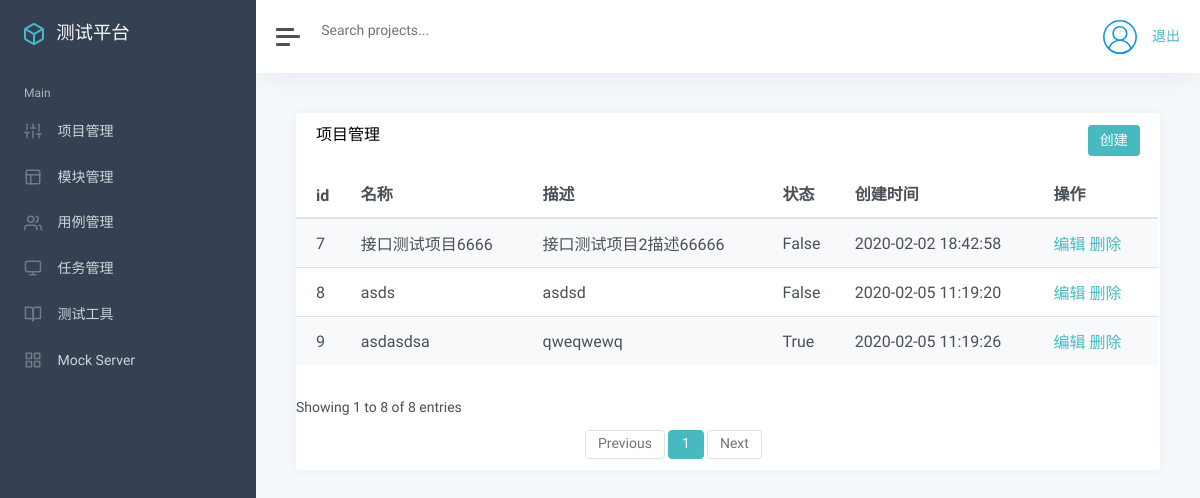
/manage/ (signed in), run on an earlier commit of the app's database.
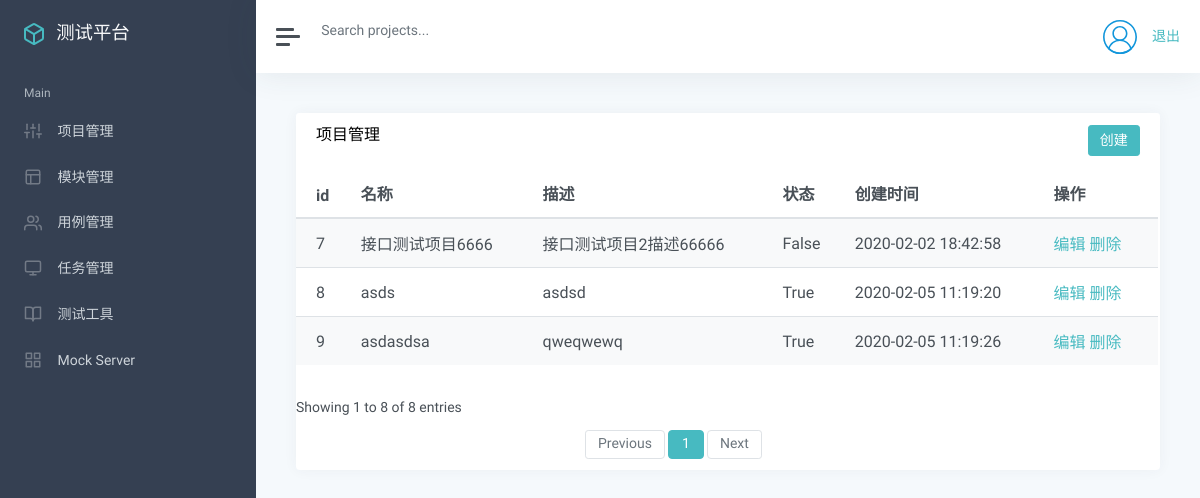
And on a later commit of the database.
### app_manage/models.py (models this page shows, shortened)
class Project(models.Model):
    name = models.CharField("名称", max_length=100, null=False, default="")
    describe = models.TextField("描述", default="")
    status = models.BooleanField("状态：", default=True)
    update_time = models.DateTimeField("更新时间", auto_now=True)
    create_time = models.DateTimeField("创建时间", auto_now_add=True)

### app_manage/views/project_view.py (the view)
# urls.py: path('', project_view.list_project),
@login_required
def list_project(request):
    username = request.COOKIES.get('user', '')
    projects_list = Project.objects.all()
    return render(request, "project/list.html", {"projects":projects_list,
                                                 "user":username})

### templates/project/list.html (shortened to what this page needs)
{% extends "manage.html" %}
{% block manage %}
<div class="card flex-fill">
    <div class="card-header">
        <h5 class="card-title mb-0" style="float:left">项目管理</h5>
        <button onclick="add()" type="button" class="btn btn-primary" style="float:right">创建</button>
    </div>
    <div id="datatables-dashboard-traffic_wrapper" class="dataTables_wrapper dt-bootstrap4 no-footer">
        <div class="row">
            <div class="col-sm-12">
                <table id="datatables-dashboard-traffic" style="able-layout:fixed;"
                    class="table table-striped my-0 dataTable no-footer" role="grid"
                    aria-describedby="datatables-dashboard-traffic_info">
                    <thead>
                        <tr role="row">
                            <th>id</th>
                            <th>名称</th>
                            <th>描述</th>
                            <th>状态</th>
                            <th>创建时间</th>
                            <th>操作</th>
                        </tr>
                    </thead>
                    <tbody>
                        {% for p in projects %}
                        <tr role="row" class="odd">
                            <td>{{p.id}}</td>
                            <td>{{p.name}}</td>
                            <td>{{p.describe}}</td>
                            <td>{{p.status}}</td>
                            <td>{{p.create_time |date:"Y-m-d H:i:s"}}</td>
                            <td>
                                <a href="/manage/project_edit/{{ p.id }}/">编辑</a>
                                <a href="/manage/project_delete/{{ p.id }}/">删除</a>
                            </td>
                        </tr>
                        {% endfor %}
                    </tbody>
                </table>
            </div>
        </div>
        <div class="row">
            <div class="col-sm-12 col-md-5">
                <div class="dataTables_info" id="datatables-dashboard-traffic_info" role="status" aria-live="polite"></div>
                    Showing 1 to 8 of 8 entries</div>
            </div>
            <div class="col-sm-12 col-md-7">
                <div class="dataTables_paginate paging_simple_numbers" id="datatables-dashboard-traffic_paginate">
                    <ul class="pagination">
                        <li class="paginate_button page-item previous disabled"
                            id="datatables-dashboard-traffic_previous"><a href="#"
                                aria-controls="datatables-dashboard-traffic" data-dt-idx="0" tabindex="0"
                                class="page-link">Previous</a></li>
                        <li class="paginate_button page-item active"><a href="#"
                                aria-controls="datatables-dashboard-traffic" data-dt-idx="1" tabindex="0"
                                class="page-link">1</a>
                        </li>
                        <li class="paginate_button page-item next disabled" id="datatables-dashboard-traffic_next"><a
                                href="#" aria-controls="datatables-dashboard-traffic" data-dt-idx="2" tabindex="0"
                                class="page-link">Next</a>
                        </li>
                    </ul>
                </div>
            </div>
        </div>
    </div>
</div>
{% endblock %}

### templates/manage.html (shortened to what this page needs)
{% extends "base.html" %}
{% block base %}
<div class="wrapper">
    <nav id="sidebar" class="sidebar">
        <div class="sidebar-content ">
            <a class="sidebar-brand" href="index.html">
                <span class="align-middle">测试平台</span>
            </a>
            <ul class="sidebar-nav">
                <li class="sidebar-header">
                    Main
                </li>
                <li class="sidebar-item">
                    <a href="/manage/project_list/" class="sidebar-link" aria-expanded="true">
                         <span class="align-middle">项目管理</span>
                    </a>
                </li>
                <li class="sidebar-item">
                    <a href="/manage/module_list/" class="sidebar-link collapsed">
                         <span class="align-middle">模块管理</span>
                    </a>
                </li>
                <li class="sidebar-item">
                    <a href="/case/" class="sidebar-link collapsed">
                        <span class="align-middle">用例管理</span>
                    </a>
                </li>
                <li class="sidebar-item">
                    <a href="#layouts" class="sidebar-link collapsed">
                         <span class="align-middle">任务管理</span>
                    </a>
                </li>
                <li class="sidebar-item">
                    <a href="#documentation" class="sidebar-link collapsed">
                         <span class="align-middle">测试工具</span>
                    </a>
                </li>
                <li class="sidebar-item">
                    <a href="#ui" class="sidebar-link collapsed">
                         <span class="align-middle">Mock Server</span>
                    </a>
                </li>
            </ul>
        </div>
    </nav>
    <div class="main">
        <nav class="navbar navbar-expand navbar-light bg-white">
            <a class="sidebar-toggle d-flex mr-2">
                <i class="hamburger align-self-center"></i>
            </a>
            <form class="form-inline d-none d-sm-inline-block">
                <input class="form-control form-control-no-border mr-sm-2" type="text" placeholder="Search projects..."
                    aria-label="Search">
            </form>
            <div class="navbar-collapse collapse">
                <ul class="navbar-nav ml-auto">
                    <li class="nav-item dropdown">
                        <a class="nav-link d-none d-sm-inline-block" href="#" data-toggle="dropdown">
                            <img src="/static/img/user.svg" class="avatar img-fluid rounded-circle mr-1"
                                alt={{ user }}>
                            <a href="/logout/">退出</a>
                        </a>
                    </li>
                </ul>
            </div>
        </nav>
        <main class="content">
            <div class="container-fluid p-0">
                {% block manage %}
                {% endblock %}
            </div>
    </div>
{% endblock %}

### templates/base.html (shortened to what this page needs)
<html>
<head>
  {% load static %}
  <link href='{% static "css/theme.css" %}' rel='stylesheet' type='text/css' />
  <link href='{% static "css/classic.css" %}' rel='stylesheet' type='text/css' />
</head>
<body>
{% block base %}{% endblock %}
</body>
</html>

What changed in the data, as far as the page shows it:
changed Project "asds": status "False" → "True"
